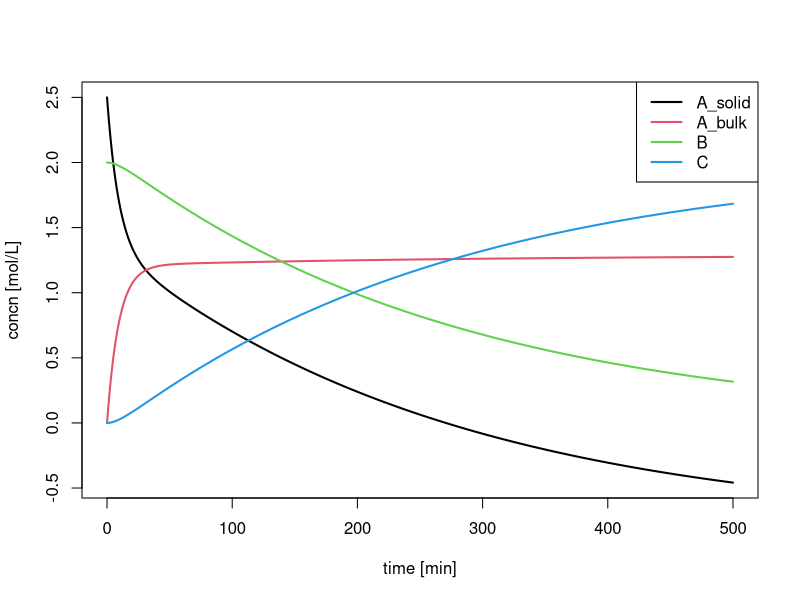

Write the R code that produced this figure.
## ode system with negative solutions

library(deSolve) 

# inputs 
T = 0  + 273.15 # K (Kelvin ) / tTemperature 
V = 50 # mL / Volume
A_solid = 125/V # mmol/mL = mol/L / initial concentration of product A_solid
B = 100/V # mol/L / initial concentration of product B

# parameters
R = 8.314 # J/(K*mol) / gas constant
expfact_sat = 2
E_a_sat = 10^3

params <- c(k1 = 0.1, # rate constant of dissolution
            k2 = 3*10^(-3), # rate constant of reaction
            A_sat = expfact_sat*exp(-E_a_sat/(R*T))) # saturation of the A_bulk into the solvent

# initial values
state <- c(A_solid = A_solid, A_bulk = 0, B = B, C = 0)

# system of differential equations
derivs <- function(t, y, parms) {
  with(as.list(c(y, parms)), {
    dA_solid = -k1*(A_sat - A_bulk)
    dA_bulk = -k2*A_bulk*B + k1*(A_sat - A_bulk)
    dB = -k2*A_bulk*B
    dC = k2*A_bulk*B
    return(list(c(dA_solid, dA_bulk, dB, dC)))
  })                                                        
}

times = seq(0, 500, by = 0.01)
init <- ode(y = state, func = derivs, time = times, parms = params)

l = dim(init)[1]-1
matplot(init[,1], init[,-1], type = "l", lty = 1:1, lwd = c(2),
        col = 1:l, xlab = "time [min]", ylab = "concn [mol/L]")
legend("topright", colnames(init)[-1], col = 1:l, lwd = c(2))
